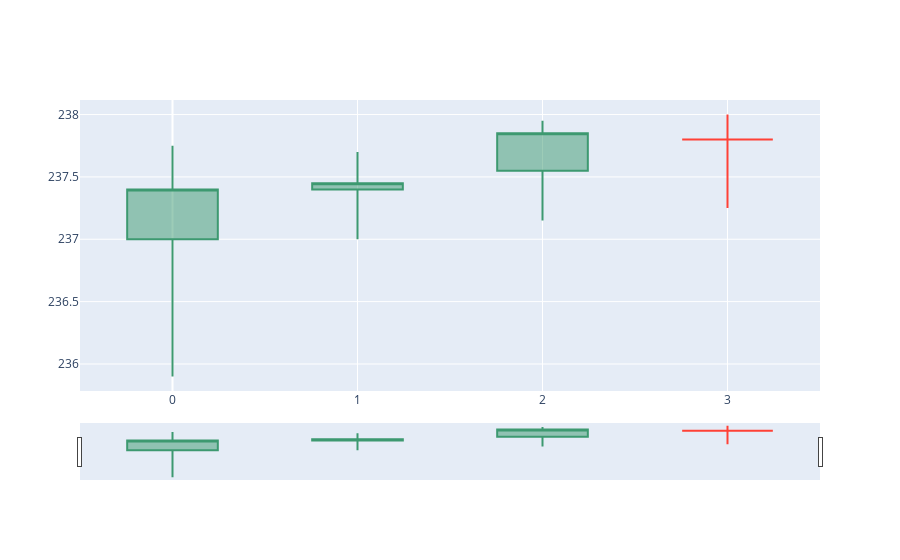

The cell this chart's notebook holds for it:
### Code cell
candle_graph(candle_data,"HINDPETRO")

### Figure 1 — Plotly figure (JSON) as saved in the notebook; plotly's stock layout.template omitted (floating-point values rounded to 4 significant figures)
{"data": [{"close": [237.4, 237.4, 237.8, 237.8], "high": [237.8, 237.7, 237.9, 238], "low": [235.9, 237, 237.2, 237.2], "open": [237, 237.4, 237.6, 237.8], "type": "candlestick", "x": [0, 1, 2, 3]}], "layout": {}}
